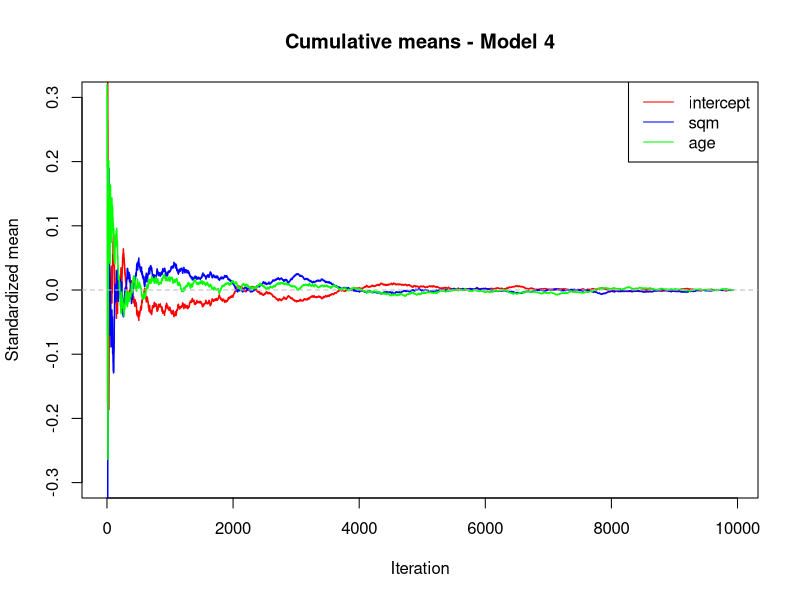

Recreate this plot in R.
# --- Load data ---
data = read.table("real_estate_data.txt", header=TRUE)

# Dimensions
n = nrow(data)
p = ncol(data)

# Prepare matrices
y = data[,1]
X = as.matrix(cbind(1, data[,2:4]))

# -------------------------------------------------------------------
# 1. Classical multiple linear regression
# -------------------------------------------------------------------
regression = lm(y ~ X[, -1])
summary_ols = summary(regression)

print(coef(summary_ols))

significant = which(coef(summary_ols)[, 4] < 0.05)
cat("\nStatistically significant variables (p<0.05):\n")
print(names(significant))

# -------------------------------------------------------------------
# 2. Bayesian regression with all variables (non‑informative priors)
# -------------------------------------------------------------------
set.seed(2025)
# Hyperparameters
b0 = rep(0, p)
tau02 = 1e-5
gam = 0.005
del = 0.005

# Pre‑compute quantities
tXy = t(X) %*% y
tXX = t(X) %*% X
inv.tXX = solve(tXX)
b.hat = unname(lm(y ~ X[, -1])$coef)

# MCMC parameters
M = 10000
burnin = 1000
total = M + burnin

# Storage
b = array(NA, c(total, p))
tau2 = rep(NA, total)

# Initial values
b[1,] = b.hat
tau2[1] = 1/n

library(MASS)

for (m in 2:total) {
  Sigma = inv.tXX / (tau2[m-1] + tau02)
  mu = (tau2[m-1] * b.hat + tau02 * b0) / (tau2[m-1] + tau02)
  b[m,] = mvrnorm(1, mu, Sigma)
  tau2[m] = rgamma(1, (gam + n)/2, (del + sum((y - X %*% b[m,])^2))/2)
}

# Discard burn‑in
b = tail(b, M)
tau2 = tail(tau2, M)

# Results
post_means = colMeans(b)
names(post_means) = c("intercept", "sqm", "age", "dist_center")

post_ci = t(apply(b, 2, quantile, probs = c(0.025, 0.975)))
colnames(post_ci) = c("2.5%", "97.5%")
rownames(post_ci) = c("intercept", "sqm", "age", "dist_center")

cat("\nPosterior means:\n")
print(round(post_means, 4))

cat("\n95% credible intervals:\n")
print(round(post_ci, 4))

# -------------------------------------------------------------------
# 3. Hierarchical model with variable selection (binary indicators w)
# -------------------------------------------------------------------
set.seed(2025)
# Hyperparameters (γ0 = δ0 = ε = ζ = 0.01)
b0 = rep(0, p)
gam = 0.01
gam0 = 0.01
del0 = 0.01
eps = 0.01
zet = 0.01
q = rep(0.5, p)           # prior inclusion probabilities

# Storage
b = array(NA, c(total, p))
tau2 = rep(NA, total)
w = array(1, c(total, p))
w[,1] = 1                 # intercept always included
tau02 = rep(NA, total)
del = rep(NA, total)      # hyperparameter for tau2 (delta in the PDF)

# Initial values
b[1,] = b.hat
tau2[1] = 1/n
tau02[1] = gam0 / del0
del[1] = eps / zet

for (m in 2:total) {
  w[m,] = w[m-1,]
  for (j in 2:p) {
    # Try w_j = 1
    w[m,j] = 1
    WW = diag(w[m,])
    a1 = q[j] * exp(-tau2[m-1] * sum((y - X %*% WW %*% b[m-1,])^2) / 2)
    # Try w_j = 0
    w[m,j] = 0
    WW = diag(w[m,])
    a0 = (1 - q[j]) * exp(-tau2[m-1] * sum((y - X %*% WW %*% b[m-1,])^2) / 2)
    prob = a1 / (a1 + a0)
    w[m,j] = rbinom(1, 1, prob)
  }
  
  # Update beta | w, tau2, tau02
  WW = diag(w[m,])
  Sigma = solve(tau2[m-1] * WW %*% tXX %*% WW + tau02[m-1] * tXX)
  mu = Sigma %*% (tau2[m-1] * WW %*% tXy + tau02[m-1] * tXX %*% b0)
  b[m,] = mvrnorm(1, mu, Sigma)
  
  # Update tau2 | beta, w, delta
  WW = diag(w[m,])
  SSR = sum((y - X %*% WW %*% b[m,])^2)
  tau2[m] = rgamma(1, (gam + n)/2, (del[m-1] + SSR)/2)
  
  # Update tau02 | beta
  tau02[m] = rgamma(1, (gam0 + p)/2, (del0 + t(b[m,] - b0) %*% tXX %*% (b[m,] - b0))/2)
  
  # Update delta | tau2
  del[m] = rgamma(1, (eps + gam)/2, (zet + tau2[m])/2)
}

# Discard burn‑in
b = tail(b, M)
tau2 = tail(tau2, M)
w = tail(w, M)
tau02 = tail(tau02, M)
del = tail(del, M)

# Posterior inclusion probabilities
post_prob_w = colMeans(w)
names(post_prob_w) = c("intercept", "sqm", "age", "dist_center")

cat("\nPosterior inclusion probabilities:\n")
print(round(post_prob_w, 4))

# -------------------------------------------------------------------
# 4. Convert w vectors to model numbers and find the most probable model
# -------------------------------------------------------------------
w.to.model = function(w) {
  1 + sum(w[-1] * 2^(0:(length(w)-2)))
}

model = as.vector(apply(w, 1, w.to.model))
model_freq = table(model) / M

cat("\nModel frequencies:\n")
print(round(model_freq, 4))

best_model = as.numeric(names(which.max(model_freq)))
best_model_prob = max(model_freq)

cat("\nMost probable model:", best_model)
cat("\nPosterior probability:", round(best_model_prob, 4), "\n")

model.to.w = function(z) {
  z = z - 1
  res = c()
  for (j in (p-2):0) {
    res = c(res, floor(z / 2^j))
    z = z - (z >= 2^j) * 2^j
  }
  c(1, rev(res))
}

# -------------------------------------------------------------------
# 5. Inference for the most probable model
# -------------------------------------------------------------------
best_indices = which(model == best_model)
b_best = b[best_indices, ]
w_best = model.to.w(best_model)
included = which(w_best == 1)
var_names = c("intercept", "sqm", "age", "dist_center")[included]

post_means_best = colMeans(b_best)[included]
names(post_means_best) = var_names

cat("\nPosterior means of active coefficients:\n")
print(round(post_means_best, 4))

# Convergence: cumulative means of standardized coefficients
library(coda)

b_best_subset = b_best[, included]
b_best_scaled = scale(b_best_subset)
M_best = length(best_indices)
cum_means = apply(b_best_scaled, 2, cumsum) / (1:M_best)

par(mfrow = c(1, 1))
matplot(1:M_best, cum_means, type = "l", 
        col = c("red", "blue", "green")[1:length(included)],
        lty = 1, lwd = 1.5,
        xlab = "Iteration", ylab = "Standardized mean",
        main = paste("Cumulative means - Model", best_model),
        ylim = c(-0.3, 0.3))
abline(h = 0, lty = 2, col = "gray")
legend("topright", legend = var_names, 
       col = c("red", "blue", "green")[1:length(included)], lty = 1)


# -------------------------------------------------------------------
# 6. Predictions for new apartments using the most probable model
# -------------------------------------------------------------------
new_data = data.frame(
  type = c("Small apartment (city center)", "New apartment (suburb)", 
           "Large apartment (semi‑urban)"),
  sqm = c(55, 85, 120),
  age = c(25, 5, 15),
  dist_center = c(1.5, 8.0, 12)
)

Psi = as.matrix(cbind(1, new_data[, c("sqm", "age", "dist_center")]))
k = nrow(Psi)

tau2_best = tau2[best_indices]
z_best = array(NA, c(M_best, k))
set.seed(2025)
for (m in 1:M_best) {
  beta_w = b_best[m, ] * w_best
  mean_z = Psi %*% beta_w
  z_best[m, ] = rnorm(k, mean = mean_z, sd = 1/sqrt(tau2_best[m]))
}

point_best = colMeans(z_best)
ci_best = t(apply(z_best, 2, quantile, probs = c(0.025, 0.975)))

results_best = data.frame(
  Apartment = new_data$type,
  Prediction = round(point_best, 2),
  CI_2.5 = round(ci_best[, 1], 2),
  CI_97.5 = round(ci_best[, 2], 2)
)
print(results_best)

# -------------------------------------------------------------------
# 7. Model averaging predictions
# -------------------------------------------------------------------
z_all = array(NA, c(M, k))
set.seed(2025)
for (m in 1:M) {
  WW = diag(w[m, ])
  mean_z = Psi %*% (WW %*% b[m, ])
  z_all[m, ] = rnorm(k, mean = mean_z, sd = 1/sqrt(tau2[m]))
}

point_avg = colMeans(z_all)
ci_avg = t(apply(z_all, 2, quantile, probs = c(0.025, 0.975)))

results_avg = data.frame(
  Apartment = new_data$type,
  Prediction = round(point_avg, 2),
  CI_2.5 = round(ci_avg[, 1], 2),
  CI_97.5 = round(ci_avg[, 2], 2)
)
print(results_avg)

cat("\n--- Comparison of methods ---\n")
comparison = data.frame(
  Apartment = new_data$type,
  Best_Model = round(point_best, 2),
  Best_CI = paste0("[", round(ci_best[,1], 2), ",", round(ci_best[,2], 2), "]"),
  Averaging = round(point_avg, 2),
  Avg_CI = paste0("[", round(ci_avg[,1], 2), ",", round(ci_avg[,2], 2), "]")
)
print(comparison)
